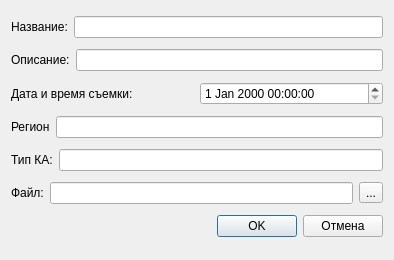
<?xml version="1.0" encoding="UTF-8"?>
<ui version="4.0">
 <class>edit_file_form</class>
 <widget class="QDialog" name="edit_file_form">
  <property name="geometry">
   <rect>
    <x>0</x>
    <y>0</y>
    <width>394</width>
    <height>260</height>
   </rect>
  </property>
  <property name="windowTitle">
   <string>Создание / редактирование метаданных файла</string>
  </property>
  <layout class="QVBoxLayout" name="verticalLayout">
   <item>
    <layout class="QHBoxLayout" name="horizontalLayout_3">
     <item>
      <widget class="QLabel" name="lName">
       <property name="text">
        <string>Название:</string>
       </property>
      </widget>
     </item>
     <item>
      <widget class="QLineEdit" name="leName"/>
     </item>
    </layout>
   </item>
   <item>
    <layout class="QHBoxLayout" name="horizontalLayout_2">
     <item>
      <widget class="QLabel" name="lDesc">
       <property name="text">
        <string>Описание:</string>
       </property>
      </widget>
     </item>
     <item>
      <widget class="QLineEdit" name="leDesc"/>
     </item>
    </layout>
   </item>
   <item>
    <layout class="QHBoxLayout" name="horizontalLayout_4">
     <item>
      <widget class="QLabel" name="lShoot">
       <property name="text">
        <string>Дата и время съемки:</string>
       </property>
      </widget>
     </item>
     <item>
      <widget class="QDateTimeEdit" name="dteShoot"/>
     </item>
    </layout>
   </item>
   <item>
    <layout class="QHBoxLayout" name="horizontalLayout">
     <item>
      <widget class="QLabel" name="lRegion">
       <property name="text">
        <string>Регион</string>
       </property>
      </widget>
     </item>
     <item>
      <widget class="QLineEdit" name="leRegion"/>
     </item>
    </layout>
   </item>
   <item>
    <layout class="QHBoxLayout" name="horizontalLayout_5">
     <item>
      <widget class="QLabel" name="lKA">
       <property name="text">
        <string>Тип КА:</string>
       </property>
      </widget>
     </item>
     <item>
      <widget class="QLineEdit" name="leKA"/>
     </item>
    </layout>
   </item>
   <item>
    <layout class="QHBoxLayout" name="horizontalLayout_6">
     <item>
      <widget class="QLabel" name="lFilePath">
       <property name="text">
        <string>Файл:</string>
       </property>
      </widget>
     </item>
     <item>
      <widget class="QLineEdit" name="leFilePath">
       <property name="readOnly">
        <bool>true</bool>
       </property>
      </widget>
     </item>
     <item>
      <widget class="QToolButton" name="tbAddFile">
       <property name="text">
        <string>...</string>
       </property>
       <property name="icon">
        <iconset resource="../../ddocs_ico/ddocs_icon_set.qrc">
         <normaloff>:/ddoc/find_doc.png</normaloff>:/ddoc/find_doc.png</iconset>
       </property>
      </widget>
     </item>
    </layout>
   </item>
   <item>
    <layout class="QHBoxLayout" name="horizontalLayout_7">
     <item>
      <spacer name="horizontalSpacer">
       <property name="orientation">
        <enum>Qt::Horizontal</enum>
       </property>
       <property name="sizeHint" stdset="0">
        <size>
         <width>40</width>
         <height>20</height>
        </size>
       </property>
      </spacer>
     </item>
     <item>
      <widget class="QPushButton" name="pbOK">
       <property name="text">
        <string>OK</string>
       </property>
      </widget>
     </item>
     <item>
      <widget class="QPushButton" name="pbCancel">
       <property name="text">
        <string>Отмена</string>
       </property>
      </widget>
     </item>
    </layout>
   </item>
  </layout>
 </widget>
 <resources>
  <include location="../../ddocs_ico/ddocs_icon_set.qrc"/>
 </resources>
 <connections/>
</ui>
